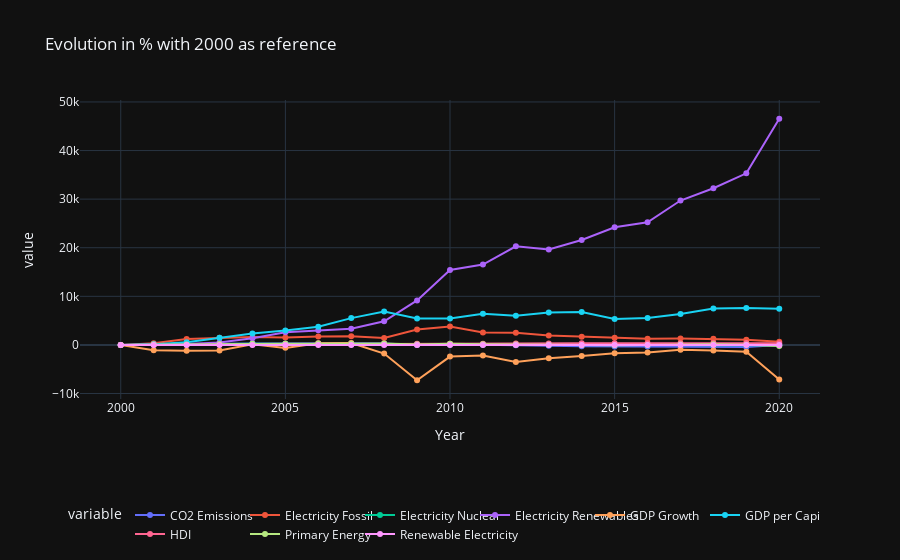

Write notebook code for a chart like this one.
### Code cell
def graph_lines_percentage(area_type: str, area_name: str) -> go.Figure:
    
    df_normalized = df_energy_query(area_type, area_name)
    df_normalized = df_normalized.replace(0,1)

    cols_to_normalize = df_normalized.columns.difference(
        ['Country', 'Year', 'Continent', 'Region', 'iso3', 'Access to Electricity (%)', 'Low-Carbon Electricity (%)',
         'Renewables (% Equivalent Primary Energy)'])
    # Exclure les colonnes non numériques et celle qui sont deja en %

    assert df_normalized[cols_to_normalize].apply(lambda s: pd.to_numeric(s, errors='coerce').notnull().all()).sum() != 9, "<-- All values are not numeric -->"

    # Créez un masque pour exclure les années autres que 2000
    mask_2000 = (df_normalized['Year'] == 2000)
    df_normalized_2000 = df_normalized[mask_2000][cols_to_normalize].reindex(df_normalized.index, method='pad', fill_value=1)

    df_normalized[cols_to_normalize] = ((df_normalized[cols_to_normalize] - df_normalized_2000[
        cols_to_normalize]) / df_normalized_2000) * 100

    df_line = df_normalized.groupby("Year").sum()

    lines = px.line(df_line, x=df_line.index, y=cols_to_normalize,
                    markers=True, log_y=False,
                    title="Evolution in % with 2000 as reference",
                    # template=THEME,
                    )

    # Change the name of the variable in the légend. The goal is to have a better render and have shortened name
    legend_new = {
        'CO2 Emissions (kt by country)': 'CO2 Emissions',
        'Electricity from Fossil Fuels (TWh)': 'Electricity Fossil',
        'Electricity from Nuclear (TWh)': 'Electricity Nuclear',
        'Electricity from Renewables (TWh)': 'Electricity Renewables',
        'GDP Growth': 'GDP Growth',
        'GDP per Capita': 'GDP per Capita',
        'Human Development Index': 'HDI',
        'Primary Energy Consumption per Capita (kWh/person)': 'Primary Energy',
        'Renewable Electricity Capacity per Capita': 'Renewable Electricity'
    }

    lines.for_each_trace(lambda t: t.update(name=legend_new[t.name]))
    # legendgroup = legend_new[t.name],
    # hovertemplate = t.hovertemplate.replace(t.name, legend_new[t.name])

    lines.update_layout(

        legend=dict(
            orientation="h",
            entrywidth=70,
            yanchor="bottom",
            y=-0.5,
            xanchor="right",
            x=1
        ),
    )
    return lines

graph_lines_percentage("Continent", "Europe")

### Figure 1 — Plotly figure (JSON) as saved in the notebook; plotly's stock layout.template omitted (floating-point values rounded to 4 significant figures)
{"data": [{"hovertemplate": "variable=CO2 Emissions (kt by country)<br>Year=%{x}<br>value=%{y}<extra></extra>", "legendgroup": "CO2 Emissions (kt by country)", "line": {"color": "#636efa", "dash": "solid"}, "marker": {"symbol": "circle"}, "mode": "lines+markers", "name": "CO2 Emissions", "orientation": "v", "showlegend": true, "x": [2000, 2001, 2002, 2003, 2004, 2005, 2006, 2007, 2008, 2009, 2010, 2011, 2012, 2013, 2014, 2015, 2016, 2017, 2018, 2019, 2020], "xaxis": "x", "y": [0.0, 106.1, 121.5, 279.8, 299.1, 288.0, 336.5, 320.6, 268.3, -41.59, 128.5, 65.23, -67.73, -148.8, -293.4, -331.6, -350.3, -293.6, -313.4, -430.1, 0.0], "yaxis": "y", "type": "scatter"}, {"hovertemplate": "variable=Electricity from Fossil Fuels (TWh)<br>Year=%{x}<br>value=%{y}<extra></extra>", "legendgroup": "Electricity from Fossil Fuels (TWh)", "line": {"color": "#EF553B", "dash": "solid"}, "marker": {"symbol": "circle"}, "mode": "lines+markers", "name": "Electricity Fossil", "orientation": "v", "showlegend": true, "x": [2000, 2001, 2002, 2003, 2004, 2005, 2006, 2007, 2008, 2009, 2010, 2011, 2012, 2013, 2014, 2015, 2016, 2017, 2018, 2019, 2020], "xaxis": "x", "y": [0.0, 362.6, 1219.0, 1487.0, 1610.0, 1513.0, 1757.0, 1773.0, 1438.0, 3188.0, 3776.0, 2550.0, 2511.0, 1921.0, 1668.0, 1461.0, 1292.0, 1308.0, 1271.0, 1082.0, 670.0], "yaxis": "y", "type": "scatter"}, {"hovertemplate": "variable=Electricity from Nuclear (TWh)<br>Year=%{x}<br>value=%{y}<extra></extra>", "legendgroup": "Electricity from Nuclear (TWh)", "line": {"color": "#00cc96", "dash": "solid"}, "marker": {"symbol": "circle"}, "mode": "lines+markers", "name": "Electricity Nuclear", "orientation": "v", "showlegend": true, "x": [2000, 2001, 2002, 2003, 2004, 2005, 2006, 2007, 2008, 2009, 2010, 2011, 2012, 2013, 2014, 2015, 2016, 2017, 2018, 2019, 2020], "xaxis": "x", "y": [0.0, 99.89, 168.0, 190.5, 218.2, 164.1, 143.4, 70.19, 146.0, 119.3, 28.59, 54.65, 24.91, -14.45, 33.64, -57.21, -60.73, -33.76, -43.76, -0.1467, -141.2], "yaxis": "y", "type": "scatter"}, {"hovertemplate": "variable=Electricity from Renewables (TWh)<br>Year=%{x}<br>value=%{y}<extra></extra>", "legendgroup": "Electricity from Renewables (TWh)", "line": {"color": "#ab63fa", "dash": "solid"}, "marker": {"symbol": "circle"}, "mode": "lines+markers", "name": "Electricity Renewables", "orientation": "v", "showlegend": true, "x": [2000, 2001, 2002, 2003, 2004, 2005, 2006, 2007, 2008, 2009, 2010, 2011, 2012, 2013, 2014, 2015, 2016, 2017, 2018, 2019, 2020], "xaxis": "x", "y": [0.0, 125.0, 173.2, 493.0, 1382.0, 2617.0, 3042.0, 3326.0, 4857.0, 9165.0, 15430.0, 16540.0, 20290.0, 19640.0, 21590.0, 24220.0, 25230.0, 29710.0, 32240.0, 35310.0, 46550.0], "yaxis": "y", "type": "scatter"}, {"hovertemplate": "variable=GDP Growth<br>Year=%{x}<br>value=%{y}<extra></extra>", "legendgroup": "GDP Growth", "line": {"color": "#FFA15A", "dash": "solid"}, "marker": {"symbol": "circle"}, "mode": "lines+markers", "name": "GDP Growth", "orientation": "v", "showlegend": true, "x": [2000, 2001, 2002, 2003, 2004, 2005, 2006, 2007, 2008, 2009, 2010, 2011, 2012, 2013, 2014, 2015, 2016, 2017, 2018, 2019, 2020], "xaxis": "x", "y": [0.0, -1097.0, -1181.0, -1123.0, 159.4, -606.1, 330.0, 398.7, -1781.0, -7281.0, -2407.0, -2159.0, -3490.0, -2720.0, -2268.0, -1715.0, -1543.0, -1019.0, -1145.0, -1412.0, -7129.0], "yaxis": "y", "type": "scatter"}, {"hovertemplate": "variable=GDP per Capita<br>Year=%{x}<br>value=%{y}<extra></extra>", "legendgroup": "GDP per Capita", "line": {"color": "#19d3f3", "dash": "solid"}, "marker": {"symbol": "circle"}, "mode": "lines+markers", "name": "GDP per Capita", "orientation": "v", "showlegend": true, "x": [2000, 2001, 2002, 2003, 2004, 2005, 2006, 2007, 2008, 2009, 2010, 2011, 2012, 2013, 2014, 2015, 2016, 2017, 2018, 2019, 2020], "xaxis": "x", "y": [0.0, 126.2, 536.3, 1455.0, 2350.0, 2984.0, 3722.0, 5519.0, 6895.0, 5428.0, 5460.0, 6437.0, 6026.0, 6649.0, 6782.0, 5335.0, 5543.0, 6370.0, 7478.0, 7611.0, 7423.0], "yaxis": "y", "type": "scatter"}, {"hovertemplate": "variable=Human Development Index<br>Year=%{x}<br>value=%{y}<extra></extra>", "legendgroup": "Human Development Index", "line": {"color": "#FF6692", "dash": "solid"}, "marker": {"symbol": "circle"}, "mode": "lines+markers", "name": "HDI", "orientation": "v", "showlegend": true, "x": [2000, 2001, 2002, 2003, 2004, 2005, 2006, 2007, 2008, 2009, 2010, 2011, 2012, 2013, 2014, 2015, 2016, 2017, 2018, 2019, 2020], "xaxis": "x", "y": [0.0, 31.96, 55.55, 82.08, 110.1, 135.5, 161.5, 190.9, 217.0, 222.0, 244.5, 264.1, 277.4, 304.5, 320.3, 331.8, 349.0, 364.5, 378.5, 396.2, 369.1], "yaxis": "y", "type": "scatter"}, {"hovertemplate": "variable=Primary Energy Consumption per Capita (kWh/person)<br>Year=%{x}<br>value=%{y}<extra></extra>", "legendgroup": "Primary Energy Consumption per Capita (kWh/person)", "line": {"color": "#B6E880", "dash": "solid"}, "marker": {"symbol": "circle"}, "mode": "lines+markers", "name": "Primary Energy", "orientation": "v", "showlegend": true, "x": [2000, 2001, 2002, 2003, 2004, 2005, 2006, 2007, 2008, 2009, 2010, 2011, 2012, 2013, 2014, 2015, 2016, 2017, 2018, 2019, 2020], "xaxis": "x", "y": [0.0, 78.62, 85.75, 169.8, 257.6, 247.0, 258.2, 246.4, 278.8, 89.65, 259.1, 126.5, 65.68, 40.39, -89.61, -80.95, 6.123, 78.93, 120.8, 18.08, -229.5], "yaxis": "y", "type": "scatter"}, {"hovertemplate": "variable=Renewable Electricity Capacity per Capita<br>Year=%{x}<br>value=%{y}<extra></extra>", "legendgroup": "Renewable Electricity Capacity per Capita", "line": {"color": "#FF97FF", "dash": "solid"}, "marker": {"symbol": "circle"}, "mode": "lines+markers", "name": "Renewable Electricity", "orientation": "v", "showlegend": true, "x": [2000, 2001, 2002, 2003, 2004, 2005, 2006, 2007, 2008, 2009, 2010, 2011, 2012, 2013, 2014, 2015, 2016, 2017, 2018, 2019, 2020], "xaxis": "x", "y": [0.0, 0.0, 0.0, 0.0, 0.0, 0.0, 0.0, 0.0, 0.0, 0.0, 0.0, 0.0, 0.0, 0.0, 0.0, 0.0, 0.0, 0.0, 0.0, 0.0, 0.0], "yaxis": "y", "type": "scatter"}], "layout": {"xaxis": {"anchor": "y", "domain": [0.0, 1.0], "title": {"text": "Year"}}, "yaxis": {"anchor": "x", "domain": [0.0, 1.0], "title": {"text": "value"}}, "legend": {"title": {"text": "variable"}, "tracegroupgap": 0, "orientation": "h", "entrywidth": 70, "yanchor": "bottom", "y": -0.5, "xanchor": "right", "x": 1}, "title": {"text": "Evolution in % with 2000 as reference"}}}
